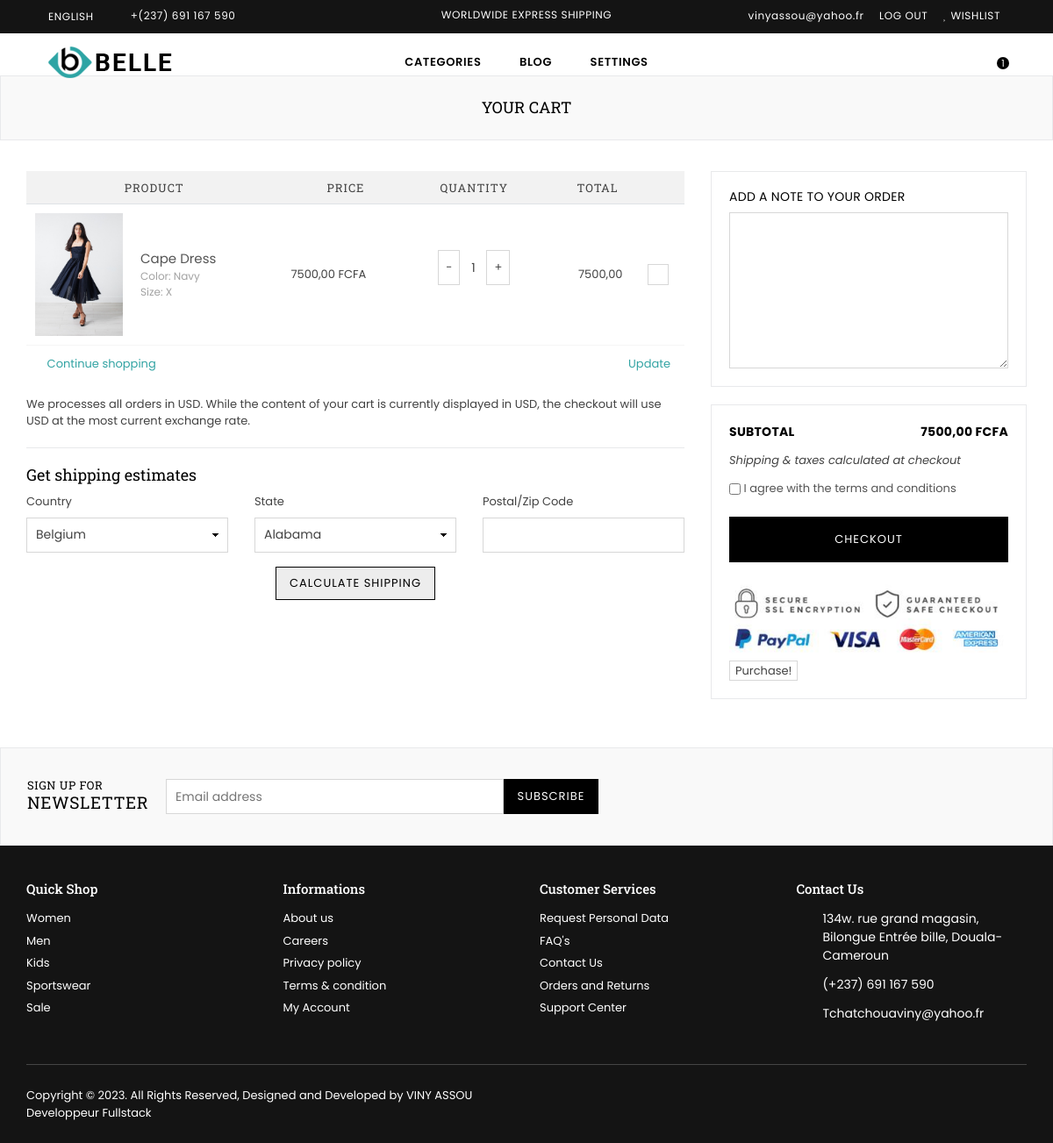
The app's page /cart/ (signed in) with its own data.
### Ecommerce/models.py (models this page shows, shortened)
class Cart(models.Model):
    user = models.ForeignKey(User, on_delete=models.CASCADE)
    product = models.ForeignKey(Product, on_delete=models.CASCADE)
    quantity = models.IntegerField(default=1)
    @property
    def total_price(self):
        return self.quantity * self.product.price

class Product(models.Model):
    category = models.ForeignKey(Category, related_name='products',
                                 on_delete=models.CASCADE)
    name = models.CharField(max_length=200, db_index=True)
    slug = models.SlugField(max_length=200, db_index=True)
    image1 = models.ImageField(upload_to='products/', blank=True, null=True)
    image2 = models.ImageField(upload_to='products/', blank=True, null=True)
    description = models.TextField(blank=True)
    price = models.DecimalField(max_digits=10, decimal_places=2)
    priceReduction = models.DecimalField(max_digits=10, decimal_places=2)
    available = models.BooleanField(default=True)
    stock = models.PositiveIntegerField(default=0)
    size = models.CharField(max_length=20, blank=True, null=True)
    created = models.DateTimeField(auto_now_add=True)
    updated = models.DateTimeField(auto_now=True)
    class Meta:
        ordering = ('name',)
        index_together = (('id', 'slug'),)

### Ecommerce/views.py (the view)
# urls.py: path('cart/', views.CartListView.as_view(), name='cart_list'),
class CartListView(ListView):
    template_name = "order/cart.html"
    model = Cart
    context_object_name = 'carts'
    def get_queryset(self):
        return Cart.objects.filter(
            user=self.request.user
        )
    def get_context_data(self, *args, **kwargs):
        context = super().get_context_data(*args, **kwargs)
        carts = Cart.objects.filter(
            user=self.request.user
        )
        cart_total_price = 0
        for cart in carts:
            cart_total_price += cart.total_price
        context['cart_total_price'] = cart_total_price
        return context

### Ecommerce/context_processors.py (called while the page is built)
def totalitem(request):
    totalitem = 0
    carts = Cart.objects.filter(user=request.user.id)
    if request.user.is_authenticated:
            totalitem = len(Cart.objects.filter(user=request.user.id))
    return {'totalitem': totalitem}

### cart/context_processors.py (called while the page is built)
def cart(request):
    return {'cart': Cart(request)}

### Ecommerce/templates/order/cart.html (shortened to what this page needs)
{% extends "master.html" %}
{% load static %}
{% block content %}
{% include 'partials/header.html' %}
      <div id="page-content" class="mt-5">
    	<div class="page section-header text-center">
			<div class="page-title">
        		<div class="wrapper"><h1 class="page-width">Your cart</h1></div>
      		</div>
		</div>
        <div class="container">
        	<div class="row">
                <div class="col-12 col-sm-12 col-md-8 col-lg-8 main-col">
                		<table class="cart style2">
                            <thead class="cart__row cart__header">
                                <tr>
                                    <th colspan="2" class="text-center">Product</th>
                                    <th class="text-center">Price</th>
                                    <th class="text-center">Quantity</th>
                                    <th class="text-right">Total</th>
                                    <th class="action">&nbsp;</th>
                                </tr>
                            </thead>
                    		<tbody>
                                {% for item in carts %}
                                <tr class="cart__row border-bottom line1 cart-flex border-top">
                                    <td class="cart__image-wrapper cart-flex-item">
                                        <a href="#"><img class="cart__image" src="{{ item.product.image1.url }}" alt="Elastic Waist Dress - Navy / Small"></a>
                                    </td>
                                    <td class="cart__meta small--text-left cart-flex-item">
                                        <div class="list-view-item__title">
                                            <a href="#">{{ item.product.name }}</a>
                                        </div>
                                        <div class="cart__meta-text">
                                            Color: Navy<br>Size: {{ item.product.size }}<br>
                                        </div>
                                    </td>
                                    <td class="cart__price-wrapper cart-flex-item">
                                        <span class="money"> {{ item.product.price }} FCFA</span>
                                    </td>
                                    <td class="cart__update-wrapper cart-flex-item text-right">
                                        <div class="cart__qty text-center">
                                            <div class="qtyField">
                                                    <form action="{% url "Ecommerce:cart_quantity" item.id %}" method="post">
                                                        <div class="mb-3 d-flex">
                                                            <button type="submit" class="decrease px-2">-</button>
                                                            <input style="width: 30px;" name="quantity" type="text" value="{{ item.quantity }}" class="quantity text-center border-0" />
                                                            <button type="submit" class="increase px-2">+</button>
                                                        </div>
                                                </form>
                                            </div>
                                        </div>
                                    </td>
                                    <td class="text-right small--hide cart-price">
                                        <div><span class="money"> {{ item.total_price }} </span></div>
                                    </td>
                                    <td class="text-center small--hide">
                                        <form action="{% url "Ecommerce:delete_cart_item" item.id %}" method="post">
                                            <button class="bg-transparent" type="submit">
                                                <i class="fa fa-trash text-danger"></i>
                                            </button>
                                        </form>
                                    </td>
                                </tr>
                                 {% endfor %}
                            </tbody>
                    		<tfoot>
                                <tr>
                                    <td colspan="3" class="text-left"><a href="{% url 'Ecommerce:home' %}" class="btn--link cart-continue"><i class="icon icon-arrow-circle-left"></i> Continue shopping</a></td>
                                    <td colspan="3" class="text-right"><button type="submit" name="update" class="btn--link cart-update"><i class="fa fa-refresh"></i> Update</button></td>
                                </tr>
                            </tfoot>
                    </table>
                    <div class="currencymsg">We processes all orders in USD. While the content of your cart is currently displayed in USD, the checkout will use USD at the most current exchange rate.</div>
                    <hr>
					<div id="shipping-calculator" class="mb-4">
                    	<h5 class="small--text-center">Get shipping estimates</h5>
                        <div class="row">
                        	<div class="col-12 col-sm-12 col-md-4">
                            	<div class="form-group">
                                	<label for="address_country">Country</label>
                          			<select id="address_country" name="address[country]" data-default="United States"><option value="Belgium" data-provinces="[]">Belgium</option>
                                        <option value="Zimbabwe" data-provinces="[]">Zimbabwe</option></select>
                            	</div>
                            </div>
                            <div class="col-12 col-sm-12 col-md-4">
                            	<div class="form-group">
                                	<label>State</label>
                          			<select id="address_province" name="address[province]" data-default="">
                                      <option value="Alabama">Alabama</option>
                                    </select>
                            	</div>
                            </div>
                            <div class="col-12 col-sm-12 col-md-4">
                            	<div class="form-group">
                                	<label for="address_zip">Postal/Zip Code</label>
                          			<input type="text" id="address_zip" name="address[zip]">
                            	</div>
                            </div>
                            <div class="col-12 col-sm-12 col-md-12 actionRow text-center">
      							<div><input type="button" class="btn btn--secondary get-rates" value="Calculate shipping"></div>
  							</div>
                        </div>
                    </div>
                </div>
                <div class="col-12 col-sm-12 col-md-4 col-lg-4 cart__footer">
                	<div class="cart-note">
                    	<div class="solid-border">
							<h5><label for="CartSpecialInstructions" class="cart-note__label small--text-center">Add a note to your order</label></h5>
							<textarea name="note" id="CartSpecialInstructions" class="cart-note__input"></textarea>
						</div>
                    </div>
                    <div class="solid-border">
                      <div class="row">
                      	<span class="col-12 col-sm-6 cart__subtotal-title"><strong>Subtotal</strong></span>
                        <span class="col-12 col-sm-6 cart__subtotal-title cart__subtotal text-right"><span class="money"> {{ cart_total_price }} FCFA </span></span>
                      </div>
                      <div class="cart__shipping">Shipping &amp; taxes calculated at checkout</div>
                      <p class="cart_tearm">
                        <label>
                          <input type="checkbox" name="tearm" id="cartTearm" class="checkbox" value="tearm" required="">
                           I agree with the terms and conditions</label>
                      </p>
                      <a href="{% url 'Ecommerce:checkout' %}"> <button name="checkout" id="cartCheckout" class="btn btn--small-wide checkout">checkout</button></a>
                      <div class="paymnet-img"><img src="assets/images/payment-img.jpg" alt="Payment"></div>
                      <a href=""> <button class="button is-primary" id="submitBtn">Purchase!</button></a>
                    </div>
                </div>
            </div>
        </div>
    </div>
{% endblock %}

### Ecommerce/templates/partials/navbar.html (shortened to what this page needs)
{% load static %}
    <div class="top-header">
        <div class="container-fluid">
            <div class="row">
            	<div class="col-10 col-sm-8 col-md-5 col-lg-4">
                    <div class="language-dropdown">
                        <span class="language-dd">English</span>
                    </div>
                    <p class="phone-no"><i class="anm anm-phone-s"></i> +(237) 691 167 590</p>
                </div>
                <div class="col-sm-4 col-md-4 col-lg-4 d-none d-lg-none d-md-block d-lg-block">
                	<div class="text-center"><p class="top-header_middle-text"> Worldwide Express Shipping</p></div>
                </div>
                <div class="col-2 col-sm-4 col-md-3 col-lg-4 text-right">
                    <ul class="customer-links list-inline">
                        {% if user.is_authenticated %}
                        <li><a href="{% url 'accountss:profile' %}"><span class="text-lowercase mr-1">{{ user.email }}</span></a></li>
                        <li><a href="{% url 'accountss:logout' %}"><span class="mr-1">Log Out</span></a></li>
                        {% else %}
                        <li><a href="{% url 'accountss:login' %}"><span class="mr-1">Log In</span></a></li>
                        <li> <a href="{% url 'accountss:register' %}"><i class="fa fa-user mr-1" style="margin-top: -2px; margin-right: 1px;"></i>Create Account</a> </li>
                        {% endif %}
                        <li><a href="{% url 'Ecommerce:wishlist' %}"><i class="fa fa-heart mr-1" style="margin-top: -2px; margin-right: 1px;"></i>Wishlist</a></li>
                    </ul>
                </div>
            </div>
        </div>
    </div>

### records on screen
Cart: product.image1 (picture), product.name "Cape Dress", product.size "X", product.price "7500,00", quantity "1", total_price "7500,00"

### other values on screen
{{ user.email }} "vinyassou@yahoo.fr"
{{ totalitem }} "1"
{{ cart_total_price }} "7500,00"
